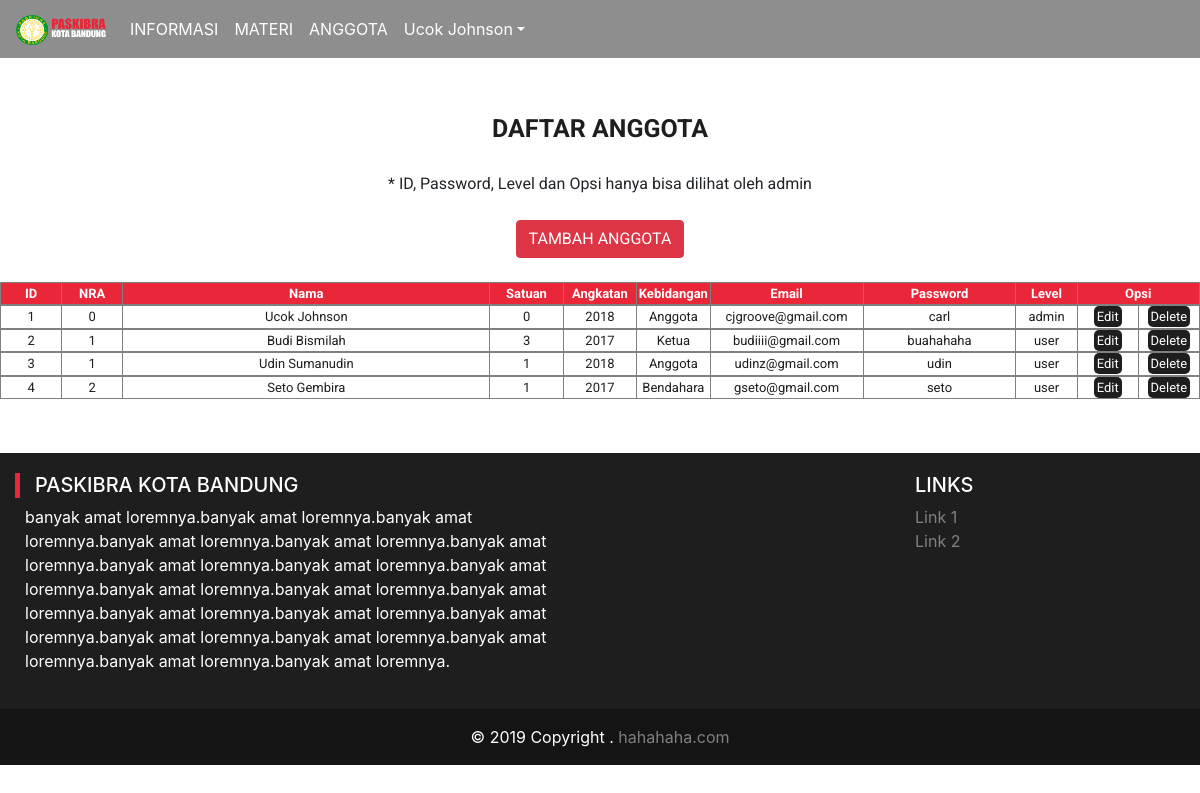
The app's page /x/anggota.php (signed in) with its own data.
### tables this page shows
CREATE TABLE `user` (
  `id` int(5) NOT NULL,
  `nra` int(12) NOT NULL,
  `nama` varchar(50) NOT NULL,
  `satuan` varchar(50) NOT NULL,
  `angkatan` varchar(4) NOT NULL,
  `kebidangan` varchar(50) NOT NULL,
  `email` varchar(50) NOT NULL,
  `password` varchar(50) NOT NULL,
  `level` varchar(5) NOT NULL
);

### x/anggota.php (the view, shortened to what this page needs)
<?php
  if ($_SESSION['u_level'] == 'tamu') {
    header("location:index.php");
    }else{
?>
<!doctype html>
<html lang="en">
<html>
<head>
  <link rel="stylesheet" href="css/style.css">
  <link rel="stylesheet" href="css/bootstrap.min.css">
</head>
<body>
      <nav class="navbar fixed-top navbar-expand-lg navbar-light bg-nav">
        <a class="navbar-brand" href="index.php">
            <img src="img/logo.png" width="90px" height="30px">
          </a>
        <div class="collapse navbar-collapse" id="navbarNav">
          <ul class="navbar-nav mr-auto">
            <li class="nav-item active">
              <a class="nav-link" href="informasi.php">INFORMASI<span class="sr-only">(current)</span></a>
            </li>
            <li class="nav-item">
              <a class="nav-link" href="materi.php">MATERI</a>
            </li>
            <?php
            if ($_SESSION['u_level'] == 'admin') {
              echo "<li class='nav-item'>
                <a class='nav-link' href='anggota.php'>ANGGOTA</a>
              </li>";
            }elseif ($_SESSION['u_level'] == 'user') {
              echo "<li class='nav-item'>
                <a class='nav-link' href='anggota.php'>ANGGOTA</a>
              </li>";
            }else{
            }
            ?>
             <li>
              <?php
              if ($_SESSION['u_level'] == 'admin') {
                echo "<div class='dropdown'><a class='nav-link dropdown-toggle' href='#' id='navbarDropdown' role='button' data-toggle='dropdown' aria-haspopup='true' aria-expanded='false'>";
                  echo  $_SESSION['u_nama']."</a>";
                  echo "<div class='dropdown-menu' aria-labelledby='navbarDropdown'>";
                  echo "  <a class='dropdown-item' href='logout.php'>Log Out</a></div></div>";
              }else if($_SESSION['u_level'] == 'user') {
                echo "<div class='dropdown'><a class='nav-link dropdown-toggle' href='#' id='navbarDropdown' role='button' data-toggle='dropdown' aria-haspopup='true' aria-expanded='false'>";
                  echo  $_SESSION['u_nama']."</a>";
                  echo "<div class='dropdown-menu' aria-labelledby='navbarDropdown'>";
                  echo "  <a class='dropdown-item' href='logout.php'>Log Out</a></div></div>";
              }else{
                echo "<a href='login.php'><button class='btn btn-danger my-2 my-sm-0' type='submit'>Login</button></a>";
              }
            ?>
            </li>
          </ul>
        </div>
      </nav>
  <div class="isi3">
      <center><div id="judul">DAFTAR ANGGOTA</div>
      <br>* ID, Password, Level dan Opsi hanya bisa dilihat oleh admin<br><br>
      <?php
      include ('koneksi.php');
      $tampil = "SELECT * FROM user";
      $hasil = mysqli_query($koneksi, $tampil);
      if ($_SESSION['u_level'] == 'admin') {
        echo "<a href='input_anggota.php'><button type='submit' class='btn btn-danger'>TAMBAH ANGGOTA</button></center></a><br>";
        echo "<table id='table-field' border='1' width='100%' align='center'>
              <tr>
                <td id='n' width='5%'>ID</td>
                <td id='n' width='5%'>NRA</td>
                <td id='n' width='30%'>Nama</td>
                <td id='n' width='6%'>Satuan</td>
                <td id='n' width='6%'>Angkatan</td>
                <td id='n' width='6%'>Kebidangan</td>
                <td id='n' width='12.5%'>Email</td>
                <td id='n' width='12.5%'>Password</td>
                <td id='n' width='5%'>Level</td>
                <td id='n' width='10%' rowspan='2'>Opsi</td>
              </tr>
            </table>";
            while ($data = mysqli_fetch_array($hasil)) {
              echo "<table id='table-record' border='1' align='center' width='100%'>";
              echo "<tr><td width='5%'>",$data['id'],"</td>";
              echo "<td width='5%'>",$data['nra'],"</td>";
              echo "<td width='30%'>",$data['nama'],"</td>";
              echo "<td width='6%'>",$data['satuan'],"</td>";
              echo "<td width='6%'>",$data['angkatan'],"</td>";
              echo "<td width='6%'>",$data['kebidangan'],"</td>";
              echo "<td width='12.5%'>",$data['email'],"</td>";
              echo "<td width='12.5%'>",$data['password'],"</td>";
              echo "<td width='5%'>",$data['level'],"</td>";
              echo "<td width='5%'>","<a href=\"update_a.php?id=$data[id]\">Edit </a>","</td>";
              echo "<td width='5%'>","<a href=\"delete_a.php?id=$data[id]\">Delete</a></td></tr></table>";
            }
            }
      ?>
  </div>
  <footer class="page-footer font-small blue pt-4"">
      <div class="container-fluid myfoot text-center text-md-left">
        <div class="row" style="padding-top: 20px; padding-bottom: 20px">
            <div class="col-md-6 mt-md-0 mt-3">
          <div class="tag"></div>
              <h5 class="text-uppercase" style="margin-left: 20px">PASKIBRA KOTA BANDUNG</h5>
              <p style="margin-left: 10px">banyak amat loremnya.banyak amat loremnya.banyak amat loremnya.banyak amat loremnya.banyak amat loremnya.banyak amat loremnya.banyak amat loremnya.banyak amat loremnya.banyak amat loremnya.banyak amat loremnya.banyak amat loremnya.banyak amat loremnya.banyak amat loremnya.banyak amat loremnya.banyak amat loremnya.banyak amat loremnya.banyak amat loremnya.banyak amat loremnya.banyak amat loremnya.banyak amat loremnya.</p>
            </div>
            <div class="col-md-3 mb-md-0 mb-3"></div>
            <div class="col-md-3 mb-md-0 mb-3">
              <h5 class="text-uppercase">Links</h5>
                <ul class="list-unstyled">
                  <li>
                    <a class="merah" href="#!">Link 1</a>
                  </li>
                  <li>
                    <a class="merah" href="#!">Link 2</a>
                  </li>
            </div>
        </div>
      </div>
      <div class="footer-copyright myfoot2 text-center py-3">© 2019 Copyright .
        <a class="merah" href="#"> hahahaha.com</a>
      </div>
  </footer>
</body>
</html>
<?php
}
?>

### x/css/style.css (style rules this page uses)
body { font-family: arial, sans-serif; margin: 0px; padding: 0px; width: 100%; background: white !important; }
.bg-nav { background: rgba(30,30,30,0.5); }
nav .navbar-nav li a { color: white !important; }
.isi3 { font-family: 'roboto', sans-serif; background: white; margin-top: 100px; padding: 10px 0px 30px 0px; }
#judul { color: rgb(30,30,30); margin: 0px; font-size: 25px; font-weight: bold; }
#table-field { font-weight: bold; font-size: 13px; text-align: center; background-color: #ea2738 ; color: white; }
#table-record { font-size: 13px; text-align: center; background-color: white ; color: rgb(30,30,30); }
#table-record td a { padding: 3px; background-color: rgb(30,30,30); text-decoration: none; color: white; border-radius: 5px; }
.myfoot { color: white; background: rgb(30,30,30); }
.myfoot2 { color: white; background: rgb(20,20,20); }
.tag { position: absolute; height: 25px; width: 5px; background-color: #ea2738; }
.merah { text-decoration: none; color:gray; }

### records on screen
user: id "1", nra "0", nama "Ucok Johnson", satuan "0", angkatan "2018", kebidangan "Anggota", email "cjgroove@gmail.com", password "carl", level "admin"
user: id "2", nra "1", nama "Budi Bismilah", satuan "3", angkatan "2017", kebidangan "Ketua", email "budiiii@gmail.com", password "buahahaha", level "user"
user: id "3", nra "1", nama "Udin Sumanudin", satuan "1", angkatan "2018", kebidangan "Anggota", email "udinz@gmail.com", password "udin", level "user"
user: id "4", nra "2", nama "Seto Gembira", satuan "1", angkatan "2017", kebidangan "Bendahara", email "gseto@gmail.com", password "seto", level "user"

### other values on screen
$_SESSION['u_nama'] "Ucok Johnson"
